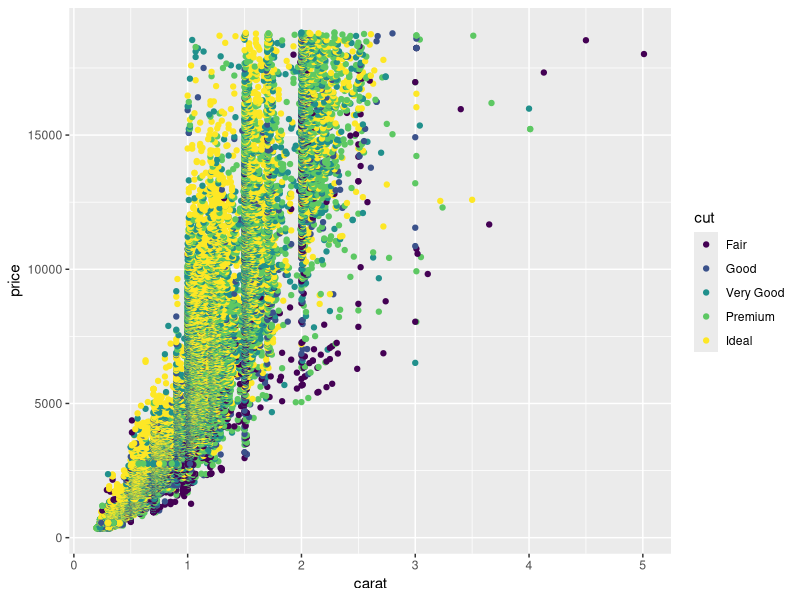
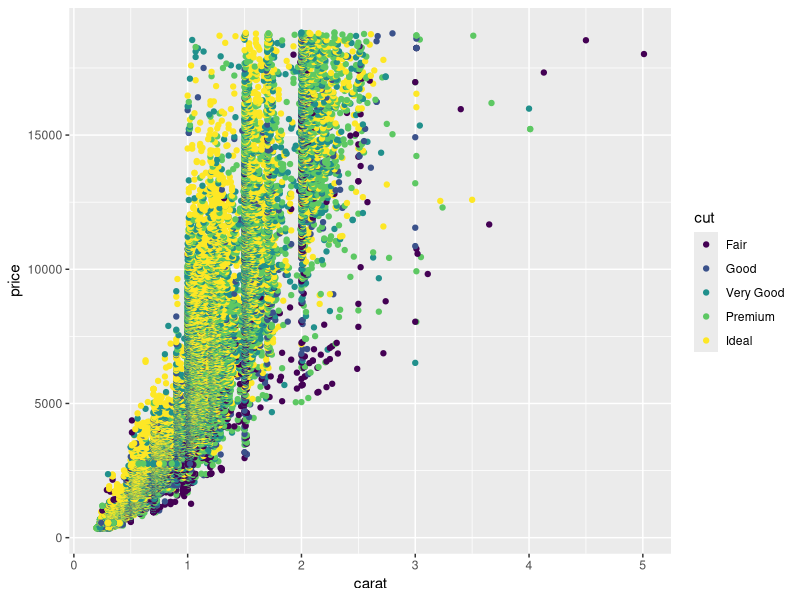
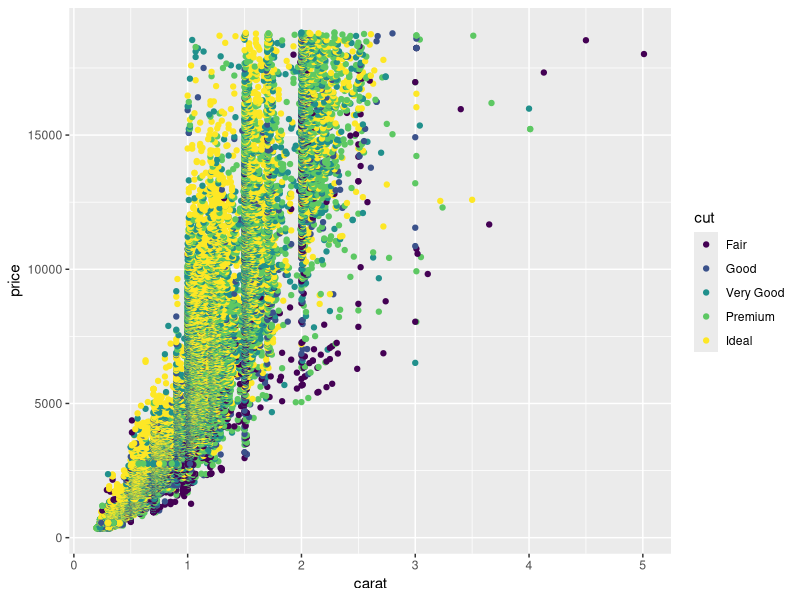

These figures' R source, in order:
## ---- chunk 1
# Now a snippet to set things right
# its funny that outside of this block a comment is a giant Title

# This and by using autotab, I was able to piece out
# knitr::options for chunks then
# RMarkdown is rendering
# knitr is evaluating
# and the $ is for functions in the knitr opts_chunk function SET (whatever,otherstuff,etc)
knitr::opts_chunk$set(cache=TRUE, fig.align = 'center', echo = TRUE)
## ---- chunk 2
1+1
## ---- chunk 3
# this is a comment inside of R code
# here I will set a variable that is only inside this code bubbles
x<-3
x
## ---- chunk 4
x*2
## ---- chunk 5
x*7+3
## ---- chunk 6
5*x+4
## ---- chunk 7
library(ggplot2)
## ---- chunk 8
ggplot(diamonds, aes(x=carat, y=price, color=cut)) + geom_point()
## ---- chunk 9
ggplot(diamonds, aes(x=carat, y=price, color=cut)) + geom_point()
## ---- chunk 10

ggplot(diamonds, aes(x=carat, y=price, color=cut)) + geom_point()


## ---- chunk 11
install.packages('flexdashboard')
